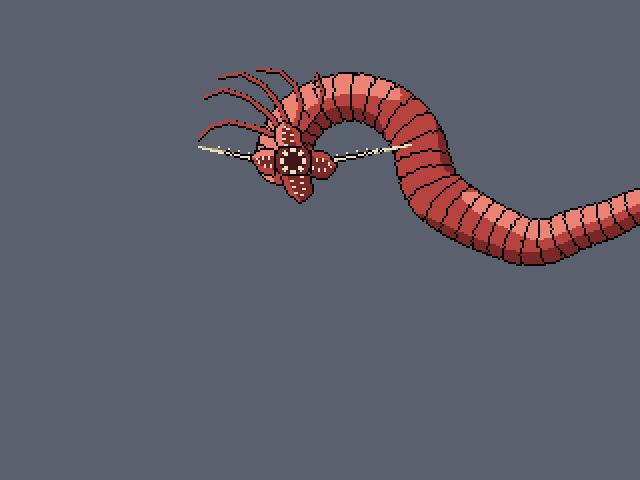
#> input picture build_tmp/23_battle_mock.png, 640 x 480 px
$ python edge_rough.py ../build_tmp/23_battle_mock.png ../build_tmp/23_elbow.png
#> lines starting #> are read from the running program, lines starting #| are printed output that depends on the picture; after the words box and inside, x2 and y2 are one past the last pixel; in counts of white or black regions, pixels touching at a corner belong together
"""How far does the top of a face wander, and how tall are the clefts in it?

Two numbers the other tools do not reach, both measured off art/reference/mother1.png so
there is something to aim at rather than an opinion.

    band top edge, peak to peak over a window of
        8 px      5        (reference median)
       16 px      8
       32 px     15
       64 px     24        — the edge wanders its own depth over 64 px

    ink vertical run (cleft height)   median 3, p90 7
    ink horizontal run (vein width)   median 2, p90 4
    brown horizontal run (rib width)  median 4, p90 7
    vein-to-vein spacing              median 7

The first is what "the flanks look too flat and uniform" turns out to mean: not
the shape of the landform, which is a tile-scale question, but the roughness of
the drawn silhouette, which is a pixel-scale one.

    python tools/edge_rough.py <render.png> [half]

`half` for a 2x game render.
"""
import sys
import numpy as np
from PIL import Image

BROWN, INK = (141, 107, 79), (0, 0, 0)   # the islands' default base, 8d6b4f (2026-10-27)


def runs(mask, axis):
    """Lengths of every run of set pixels along the given axis."""
    m = mask if axis == 0 else mask.T
    out = []
    for k in range(m.shape[0]):
        line = m[k]
        i = 0
        while i < line.size:
            if not line[i]:
                i += 1
                continue
            j = i
            while j < line.size and line[j]:
                j += 1
            out.append(j - i)
            i = j
    return np.array(out) if out else np.zeros(0)


def main():
    im = np.array(Image.open(sys.argv[1]).convert('RGB'))
    if len(sys.argv) > 2 and sys.argv[2] == 'half':
        im = im[::2, ::2]
    brown = np.all(im == BROWN, axis=2)
#> brown: shape (480, 640) bool; every value is 0
    ink = np.all(im == INK, axis=2)
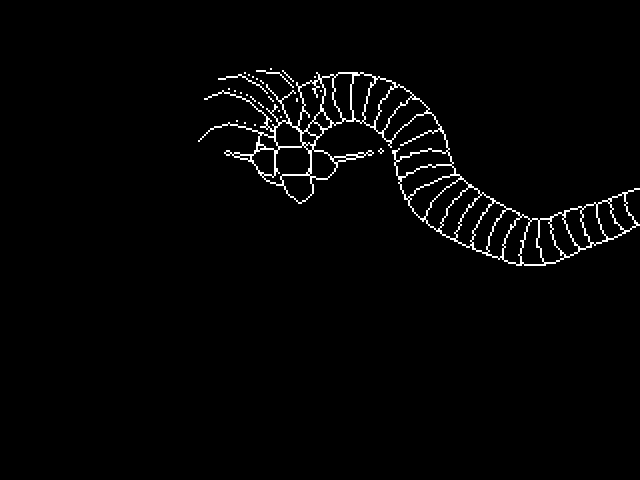
#> ink: shape (480, 640) bool; 2% white in thin lines or dots, all inside (x1, y1, x2, y2) = (198, 68, 640, 266)

    # The mass, and only where it is deep enough to have a top edge worth
    # measuring — a flank is a few pixels across and its "top" is a corner.
    mass = brown | ink
    deep = mass.copy()
    for d in range(1, 12):
        deep &= np.roll(mass, d, 0)
#> this loop made 11 passes
#> pass 1, in main, `deep &= np.roll(mass, d, 0)`:
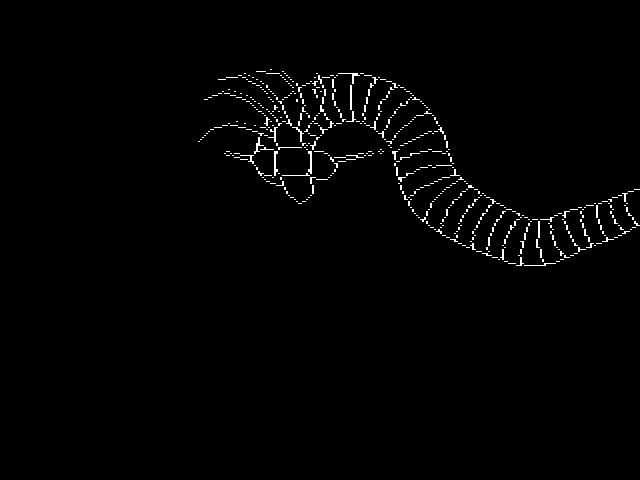
#> deep: shape (480, 640) bool; 1.3% white in thin lines or dots, all inside (x1, y1, x2, y2) = (198, 69, 640, 266)
#> pass 2, in main, `deep &= np.roll(mass, d, 0)`:
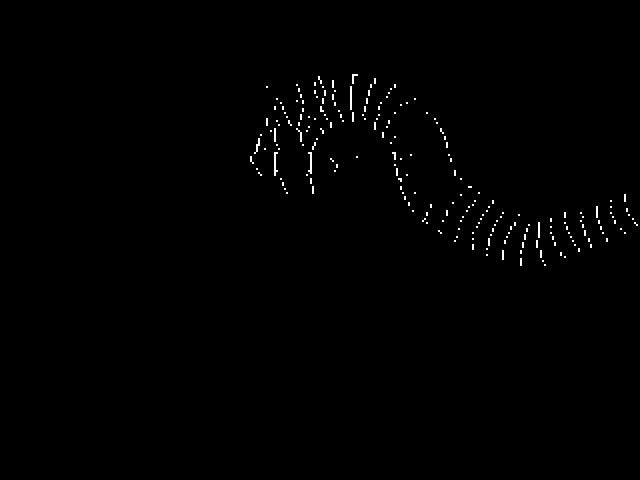
#> deep: shape (480, 640) bool; 0.57% white in thin lines or dots, all inside (x1, y1, x2, y2) = (250, 74, 638, 266)
#> pass 3, in main, `deep &= np.roll(mass, d, 0)`:
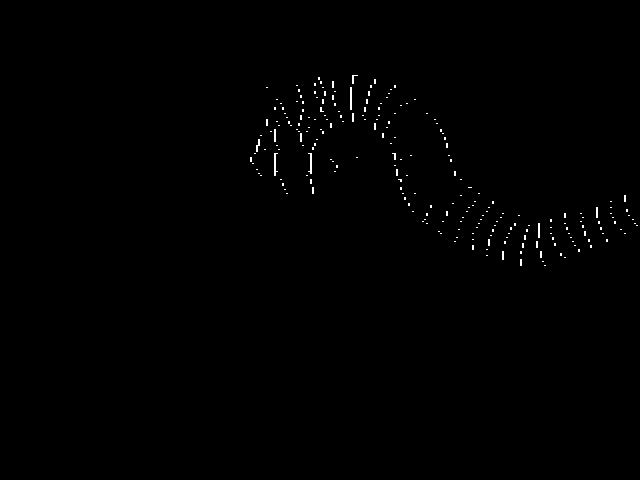
#> deep: shape (480, 640) bool; 0.42% white in thin lines or dots, all inside (x1, y1, x2, y2) = (250, 75, 638, 266)
#> after the loop:
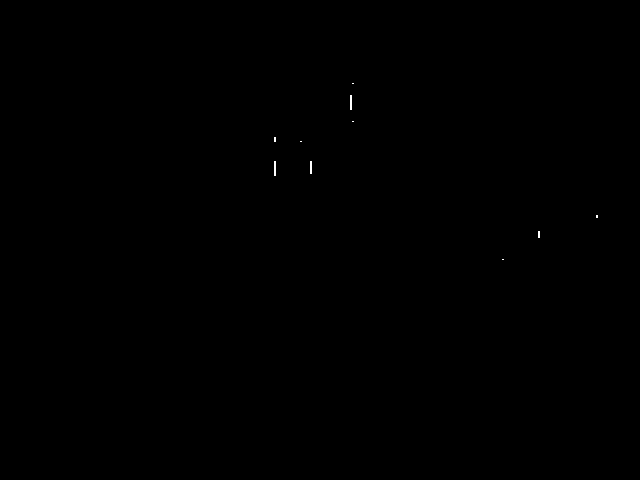
#> deep: shape (480, 640) bool; 0.04% white in thin lines or dots, all inside (x1, y1, x2, y2) = (274, 83, 598, 260)
    cols = np.nonzero(deep.any(axis=0))[0]
#> cols = [274, 275, 300, 301, 310, 311, 350, 351, 352, 353, 502, 503, 538, 539, 596, 597]

    top = np.full(im.shape[1], -1)
#> top = 640 values from -1 to -1
    for x in cols:
        idx = np.nonzero(deep[:, x])[0]
        if idx.size:
            # the top of the mass this deep column belongs to
            y = idx[0]
            while y > 0 and mass[y - 1, x]:
                y -= 1
            top[x] = y
#> this loop made 16 passes
#> (x, idx) on passes 3, 4, 9, 10, 11, 12, 13, 14, 15, 16: (300, [141]), (301, [141]), (352, [83, 121]), (353, [83, 121]), (502, [259]), (503, [259]), (538, [231, 232, 233, 234, 235, 236, 237]), (539, [231, 232, 233, 234, 235, 236, 237]), (596, [215, 216, 217]), (597, [215, 216, 217])
#> x on passes 1, 2, 5, 6, 7, 8: 274, 275, 310, 311, 350, 351
#> after the loop, top = 640 values, max 248 at index 502, min -1 at index 0, mean 2.88

    print('band top edge, peak to peak over a window   (reference median)')
    for w in (8, 16, 32, 64):
        p2p = []
        run = []
        for x in range(im.shape[1]):
            if top[x] < 0:
                if len(run) >= w:
                    a = np.array(run)
                    for i in range(a.size - w):
                        p2p.append(a[i:i + w].ptp())
                run = []
            else:
                if run and abs(top[x] - run[-1]) > 24:
                    run = []
                run.append(top[x])
        if len(run) >= w:
            a = np.array(run)
            for i in range(a.size - w):
                p2p.append(a[i:i + w].ptp())
        ref = {8: 5, 16: 8, 32: 15, 64: 24}[w]
        if p2p:
            g = np.array(p2p, dtype=float)
            print('  %3d px   median %5.1f   p75 %5.1f   (reference %2d)'
                  % (w, np.median(g), np.percentile(g, 75), ref))
        else:
            print('  %3d px   nothing long enough to measure' % w)

    # The texture inside the mass. Eroded, so the rim and the ragged silhouette
    # do not count as veins.
    core = mass.copy()
    for dy in (-2, -1, 1, 2):
        for dx in (-2, -1, 1, 2):
            core &= np.roll(np.roll(mass, dy, 0), dx, 1)
    ci, cb = ink & core, brown & core
    print('\ntexture inside the mass                      (reference median / p90)')
    for name, m, axis, ref in (('ink vertical run (cleft height)', ci, 1, (3, 7)),
                               ('ink horizontal run (vein width)', ci, 0, (2, 4)),
                               ('brown horizontal run (rib width)', cb, 0, (4, 7))):
        r = runs(m, axis)
        if r.size:
            print('  %-34s median %3d   p90 %3d   (reference %d / %d)'
                  % (name, int(np.median(r)), int(np.percentile(r, 90)), ref[0], ref[1]))
#> this loop made 3 passes
#> (name, axis, ref) on passes 1 to 3: ('ink vertical run (cleft height)', 1, (3, 7)), ('ink horizontal run (vein width)', 0, (2, 4)), ('brown horizontal run (rib width)', 0, (4, 7))
    if ci.sum():
        print('  %-34s %4.1f%%   (reference 43.8%%)'
              % ('ink share of the mass', 100.0 * ci.sum() / core.sum()))


if __name__ == '__main__':
    main()
